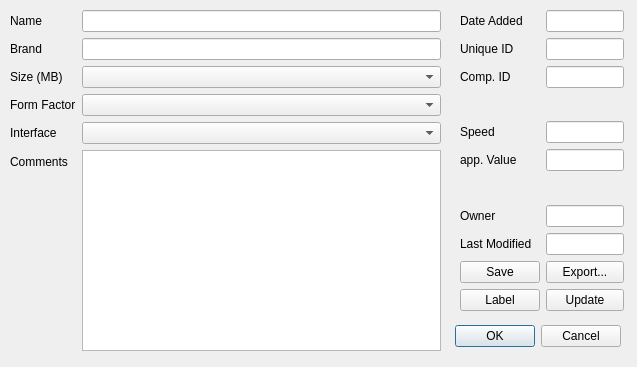
<?xml version="1.0" encoding="UTF-8"?>
<ui version="4.0">
 <class>RAMEntryDialog</class>
 <widget class="QDialog" name="RAMEntryDialog">
  <property name="geometry">
   <rect>
    <x>0</x>
    <y>0</y>
    <width>637</width>
    <height>367</height>
   </rect>
  </property>
  <property name="windowTitle">
   <string>RAM</string>
  </property>
  <property name="modal">
   <bool>true</bool>
  </property>
  <widget class="QDialogButtonBox" name="buttonBox">
   <property name="geometry">
    <rect>
     <x>450</x>
     <y>320</y>
     <width>171</width>
     <height>32</height>
    </rect>
   </property>
   <property name="orientation">
    <enum>Qt::Horizontal</enum>
   </property>
   <property name="standardButtons">
    <set>QDialogButtonBox::Cancel|QDialogButtonBox::Ok</set>
   </property>
  </widget>
  <widget class="QWidget" name="formLayoutWidget">
   <property name="geometry">
    <rect>
     <x>10</x>
     <y>10</y>
     <width>431</width>
     <height>341</height>
    </rect>
   </property>
   <layout class="QFormLayout" name="formLayout">
    <item row="0" column="0">
     <widget class="QLabel" name="label">
      <property name="text">
       <string>Name</string>
      </property>
     </widget>
    </item>
    <item row="1" column="0">
     <widget class="QLabel" name="label_2">
      <property name="text">
       <string>Brand</string>
      </property>
     </widget>
    </item>
    <item row="2" column="0">
     <widget class="QLabel" name="label_3">
      <property name="text">
       <string>Size (MB)</string>
      </property>
     </widget>
    </item>
    <item row="5" column="0">
     <widget class="QLabel" name="label_4">
      <property name="text">
       <string>Interface</string>
      </property>
     </widget>
    </item>
    <item row="7" column="0">
     <widget class="QLabel" name="label_6">
      <property name="text">
       <string>Comments</string>
      </property>
     </widget>
    </item>
    <item row="0" column="1">
     <widget class="QLineEdit" name="nameField"/>
    </item>
    <item row="1" column="1">
     <widget class="QLineEdit" name="brandField"/>
    </item>
    <item row="2" column="1">
     <widget class="QComboBox" name="sizeBox"/>
    </item>
    <item row="5" column="1">
     <widget class="QComboBox" name="interfaceBox"/>
    </item>
    <item row="7" column="1">
     <widget class="QPlainTextEdit" name="commentsText"/>
    </item>
    <item row="4" column="1">
     <widget class="QComboBox" name="formfacBox"/>
    </item>
    <item row="4" column="0">
     <widget class="QLabel" name="label_5">
      <property name="text">
       <string>Form Factor</string>
      </property>
     </widget>
    </item>
   </layout>
  </widget>
  <widget class="QWidget" name="formLayoutWidget_2">
   <property name="geometry">
    <rect>
     <x>460</x>
     <y>10</y>
     <width>164</width>
     <height>301</height>
    </rect>
   </property>
   <layout class="QFormLayout" name="formLayout_2">
    <property name="fieldGrowthPolicy">
     <enum>QFormLayout::AllNonFixedFieldsGrow</enum>
    </property>
    <item row="0" column="0">
     <widget class="QLabel" name="label_7">
      <property name="text">
       <string>Date Added</string>
      </property>
     </widget>
    </item>
    <item row="0" column="1">
     <widget class="QLineEdit" name="dateAddedBox">
      <property name="readOnly">
       <bool>true</bool>
      </property>
     </widget>
    </item>
    <item row="1" column="0">
     <widget class="QLabel" name="label_8">
      <property name="text">
       <string>Unique ID</string>
      </property>
     </widget>
    </item>
    <item row="1" column="1">
     <widget class="QLineEdit" name="uidBox">
      <property name="readOnly">
       <bool>true</bool>
      </property>
     </widget>
    </item>
    <item row="2" column="0">
     <widget class="QLabel" name="label_9">
      <property name="text">
       <string>Comp. ID</string>
      </property>
     </widget>
    </item>
    <item row="2" column="1">
     <widget class="QLineEdit" name="cidBox">
      <property name="readOnly">
       <bool>true</bool>
      </property>
     </widget>
    </item>
    <item row="3" column="0" colspan="2">
     <spacer name="verticalSpacer">
      <property name="orientation">
       <enum>Qt::Vertical</enum>
      </property>
      <property name="sizeHint" stdset="0">
       <size>
        <width>20</width>
        <height>40</height>
       </size>
      </property>
     </spacer>
    </item>
    <item row="4" column="0">
     <widget class="QLabel" name="label_10">
      <property name="text">
       <string>Speed</string>
      </property>
     </widget>
    </item>
    <item row="4" column="1">
     <widget class="QLineEdit" name="speedBox"/>
    </item>
    <item row="5" column="0">
     <widget class="QLabel" name="label_11">
      <property name="text">
       <string>app. Value</string>
      </property>
     </widget>
    </item>
    <item row="5" column="1">
     <widget class="QLineEdit" name="valueBox"/>
    </item>
    <item row="7" column="0">
     <widget class="QLabel" name="label_12">
      <property name="text">
       <string>Owner</string>
      </property>
     </widget>
    </item>
    <item row="7" column="1">
     <widget class="QLineEdit" name="ownerBox">
      <property name="readOnly">
       <bool>true</bool>
      </property>
     </widget>
    </item>
    <item row="8" column="0">
     <widget class="QLabel" name="label_13">
      <property name="text">
       <string>Last Modified</string>
      </property>
     </widget>
    </item>
    <item row="8" column="1">
     <widget class="QLineEdit" name="lastModified">
      <property name="readOnly">
       <bool>true</bool>
      </property>
     </widget>
    </item>
    <item row="9" column="0">
     <widget class="QPushButton" name="pushButton">
      <property name="text">
       <string>Save</string>
      </property>
     </widget>
    </item>
    <item row="9" column="1">
     <widget class="QPushButton" name="pushButton_2">
      <property name="text">
       <string>Export...</string>
      </property>
     </widget>
    </item>
    <item row="10" column="0">
     <widget class="QPushButton" name="pushButton_3">
      <property name="text">
       <string>Label</string>
      </property>
     </widget>
    </item>
    <item row="10" column="1">
     <widget class="QPushButton" name="pushButton_4">
      <property name="text">
       <string>Update</string>
      </property>
     </widget>
    </item>
    <item row="6" column="1">
     <spacer name="verticalSpacer_2">
      <property name="orientation">
       <enum>Qt::Vertical</enum>
      </property>
      <property name="sizeHint" stdset="0">
       <size>
        <width>20</width>
        <height>40</height>
       </size>
      </property>
     </spacer>
    </item>
   </layout>
  </widget>
 </widget>
 <resources/>
 <connections>
  <connection>
   <sender>buttonBox</sender>
   <signal>accepted()</signal>
   <receiver>RAMEntryDialog</receiver>
   <slot>accept()</slot>
   <hints>
    <hint type="sourcelabel">
     <x>248</x>
     <y>254</y>
    </hint>
    <hint type="destinationlabel">
     <x>157</x>
     <y>274</y>
    </hint>
   </hints>
  </connection>
  <connection>
   <sender>buttonBox</sender>
   <signal>rejected()</signal>
   <receiver>RAMEntryDialog</receiver>
   <slot>reject()</slot>
   <hints>
    <hint type="sourcelabel">
     <x>316</x>
     <y>260</y>
    </hint>
    <hint type="destinationlabel">
     <x>286</x>
     <y>274</y>
    </hint>
   </hints>
  </connection>
 </connections>
</ui>
